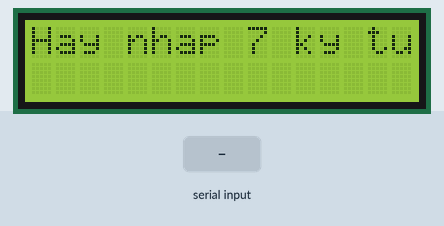
Simulated run of this sketch. Board: Arduino Uno, built with avr-gcc and run on an emulated ATmega328P. Shown: 16×2 character LCD. The inputs (shaded band) are chosen by the test bench.

Above: at 1.2 s.
1.3 s: "1\n" received over Serial
At 2.5 s:
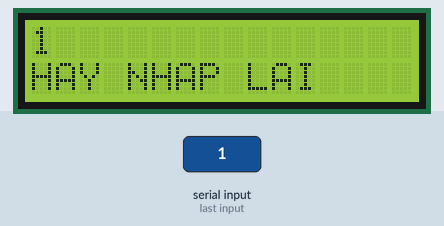
4.3 s: "0\n" received over Serial
At 4.8 s:
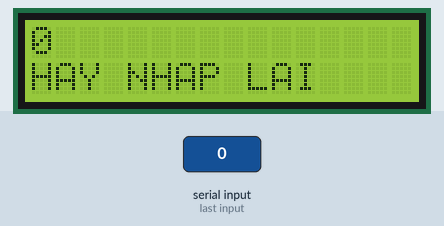
7.3 s: "2\n" received over Serial
At 8.3 s:
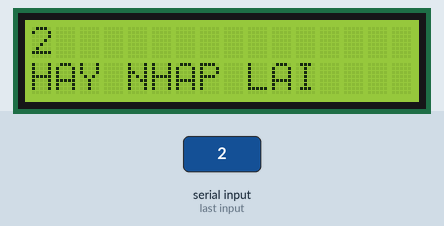
Timing chart, 0 to 10.3 s (numbered marks = the images above; inputs shaded):
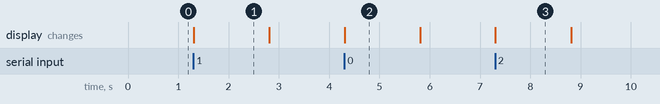

The sketch:

cau22-LCD-Nhap-cho-truoc.ino
```cpp
#include <LiquidCrystal.h>

const char* TARGET = "VIETNAM";

LiquidCrystal lcd(12, 11, 4, 5, 6, 7);

void setup() {
  Serial.begin(9600);
  lcd.begin(16, 2);
  lcd.print("Hay nhap 7 ky tu:");
}

void loop() {
  // ??c xâu
  while (!Serial.available()) {}
  String input = Serial.readStringUntil('\n');
  input.trim();

  lcd.clear();
  if (input == TARGET) {
    lcd.setCursor(0, 0);
    lcd.print("DA NHAP DUNG:");
    lcd.setCursor(0, 1);
    lcd.print(TARGET);
    while (true) {}
  } else {
    lcd.setCursor(0, 0);
    lcd.print(input.substring(0, 16));
    lcd.setCursor(0, 1);
    lcd.print("HAY NHAP LAI");
    delay(1500);
    lcd.clear();
    lcd.print("Hay nhap 7 ky tu:");
  }
}
```

Measured:
- after the input at 1.3 s, the display: changes at once (image 1)
- after the input at 4.3 s, the display: changes at once (image 2)
- after the input at 7.3 s, the display: changes at once (image 3)
- what the display in image 1 shows lasts 1.5 s, from 1.3 s to 2.8 s
